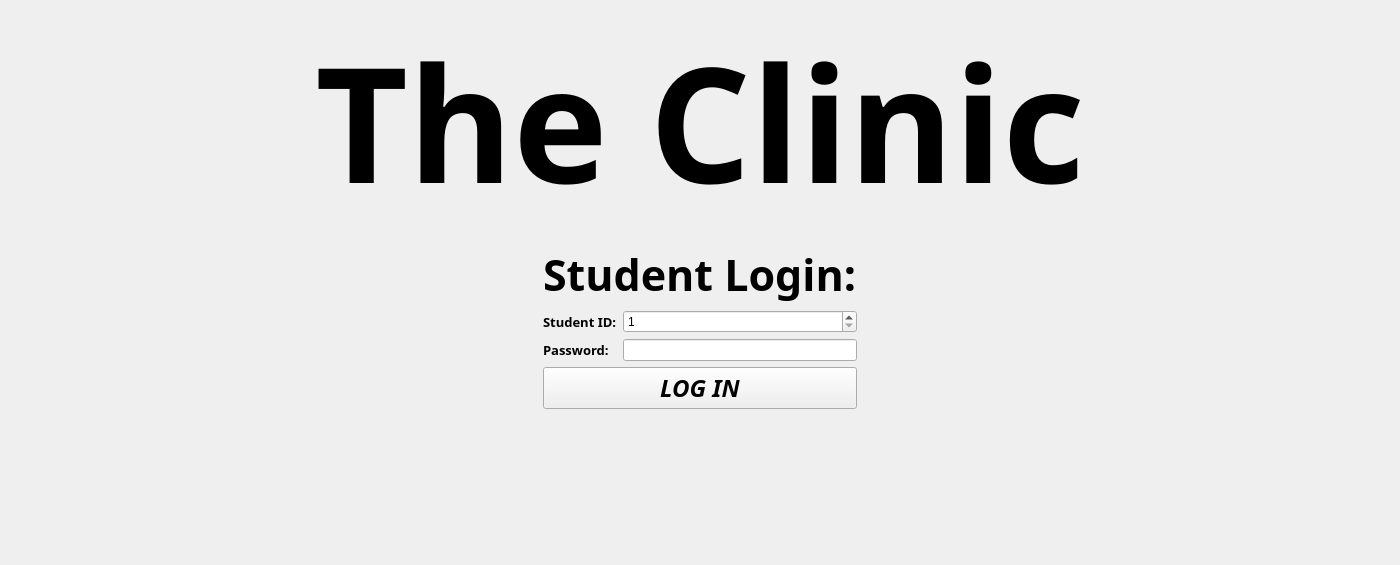
          <widget class="QWidget" name="tab_4">
           <attribute name="icon">
            <iconset>
             <normalon>:/patient.png</normalon>
            </iconset>
           </attribute>
           <attribute name="title">
            <string>Student</string>
           </attribute>
           <layout class="QGridLayout" name="gridLayout_2">
            <item row="2" column="1">
             <spacer name="verticalSpacer_8">
              <property name="orientation">
               <enum>Qt::Vertical</enum>
              </property>
              <property name="sizeHint" stdset="0">
               <size>
                <width>20</width>
                <height>108</height>
               </size>
              </property>
             </spacer>
            </item>
            <item row="1" column="2">
             <spacer name="horizontalSpacer_6">
              <property name="orientation">
               <enum>Qt::Horizontal</enum>
              </property>
              <property name="sizeHint" stdset="0">
               <size>
                <width>517</width>
                <height>20</height>
               </size>
              </property>
             </spacer>
            </item>
            <item row="1" column="1">
             <widget class="QFrame" name="frame_4">
              <property name="frameShape">
               <enum>QFrame::NoFrame</enum>
              </property>
              <property name="frameShadow">
               <enum>QFrame::Raised</enum>
              </property>
              <layout class="QFormLayout" name="formLayout_7">
               <item row="0" column="0" colspan="2">
                <widget class="QLabel" name="label_2">
                 <property name="font">
                  <font>
                   <family>Embassy BT</family>
                   <pointsize>32</pointsize>
                   <weight>75</weight>
                   <bold>true</bold>
                  </font>
                 </property>
                 <property name="text">
                  <string>Student Login:</string>
                 </property>
                </widget>
               </item>
               <item row="1" column="0">
                <widget class="QLabel" name="label_11">
                 <property name="font">
                  <font>
                   <family>MV Boli</family>
                   <pointsize>10</pointsize>
                   <weight>75</weight>
                   <bold>true</bold>
                  </font>
                 </property>
                 <property name="text">
                  <string>Student ID:</string>
                 </property>
                </widget>
               </item>
               <item row="1" column="1">
                <widget class="QSpinBox" name="studentLoginID">
                 <property name="suffix">
                  <string/>
                 </property>
                 <property name="prefix">
                  <string/>
                 </property>
                 <property name="minimum">
                  <number>1</number>
                 </property>
                 <property name="maximum">
                  <number>99999</number>
                 </property>
                </widget>
               </item>
               <item row="2" column="0">
                <widget class="QLabel" name="label_3">
                 <property name="font">
                  <font>
                   <family>MV Boli</family>
                   <pointsize>10</pointsize>
                   <weight>75</weight>
                   <bold>true</bold>
                  </font>
                 </property>
                 <property name="text">
                  <string>Password:</string>
                 </property>
                </widget>
               </item>
               <item row="2" column="1">
                <widget class="QLineEdit" name="studentLoginPassword">
                 <property name="echoMode">
                  <enum>QLineEdit::Password</enum>
                 </property>
                </widget>
               </item>
               <item row="3" column="0" colspan="2">
                <widget class="QPushButton" name="studentLogin">
                 <property name="font">
                  <font>
                   <family>News701 BT</family>
                   <pointsize>18</pointsize>
                   <weight>75</weight>
                   <italic>true</italic>
                   <bold>true</bold>
                  </font>
                 </property>
                 <property name="text">
                  <string>LOG IN</string>
                 </property>
                </widget>
               </item>
               <item row="4" column="0" colspan="2">
                <widget class="QLabel" name="studentLoginWarning">
                 <property name="enabled">
                  <bool>true</bool>
                 </property>
                 <property name="font">
                  <font>
                   <family>Impact</family>
                   <pointsize>12</pointsize>
                   <weight>75</weight>
                   <bold>true</bold>
                  </font>
                 </property>
                 <property name="text">
                  <string/>
                 </property>
                 <property name="alignment">
                  <set>Qt::AlignRight|Qt::AlignTrailing|Qt::AlignVCenter</set>
                 </property>
                </widget>
               </item>
              </layout>
             </widget>
            </item>
            <item row="0" column="0" colspan="3">
             <widget class="QLabel" name="mainTitle_2">
              <property name="font">
               <font>
                <family>Embassy BT</family>
                <pointsize>120</pointsize>
                <weight>75</weight>
                <bold>true</bold>
               </font>
              </property>
              <property name="frameShape">
               <enum>QFrame::NoFrame</enum>
              </property>
              <property name="frameShadow">
               <enum>QFrame::Sunken</enum>
              </property>
              <property name="text">
               <string>The Clinic</string>
              </property>
              <property name="alignment">
               <set>Qt::AlignCenter</set>
              </property>
             </widget>
            </item>
            <item row="1" column="0">
             <spacer name="horizontalSpacer_5">
              <property name="orientation">
               <enum>Qt::Horizontal</enum>
              </property>
              <property name="sizeHint" stdset="0">
               <size>
                <width>517</width>
                <height>20</height>
               </size>
              </property>
             </spacer>
            </item>
           </layout>
          </widget>
